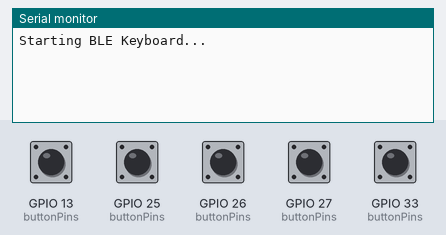
Simulated run of this sketch. Board: ESP32. Parts: the last lines printed to the serial monitor. The test bench sets the inputs (shaded band); at power-on: GPIO 13 (buttonPins), GPIO 25 (buttonPins), GPIO 26 (buttonPins), GPIO 27 (buttonPins), GPIO 33 (buttonPins) HIGH. USB keyboard and mouse output is not drawn.

Above: at 1.2 s.
1.3 s: GPIO 13 (buttonPins) pulled LOW for 0.15 s
At 2.6 s:
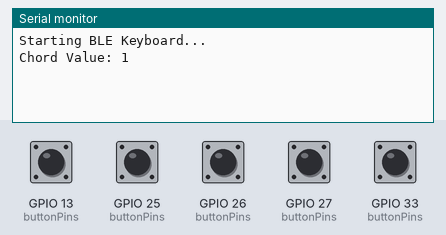
2.9 s: GPIO 25 (buttonPins) pulled LOW for 0.15 s
At 4.1 s:
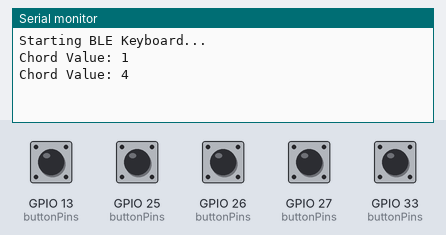
4.5 s: GPIO 26 (buttonPins) pulled LOW for 0.15 s
At 5.6 s:
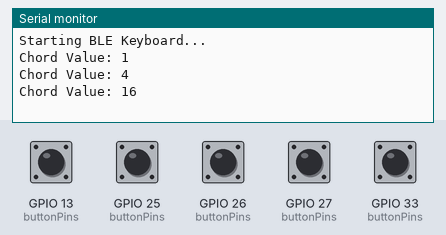
6.1 s: GPIO 27 (buttonPins) pulled LOW for 0.15 s
At 6.7 s:
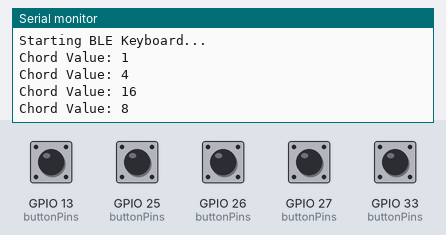
7.7 s: GPIO 33 (buttonPins) pulled LOW for 0.15 s
At 9.0 s:
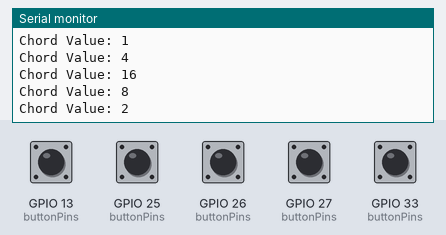
Timing chart, 0 to 10.3 s (numbered marks = the images above; inputs shaded):
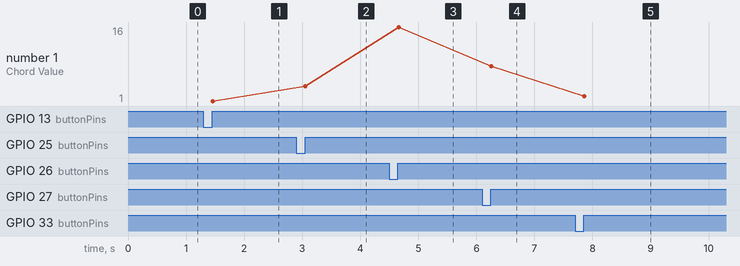

Measured:
- after the input at 1.3 s, the serial monitor: prints a new line after 0.16 s (image 1)
- after the input at 2.9 s, the serial monitor: prints a new line after 0.15 s (image 2)
- after the input at 4.5 s, the serial monitor: prints a new line after 0.16 s (image 3)
- after the input at 6.1 s, the serial monitor: prints a new line after 0.16 s (image 4)
- after the input at 7.7 s, the serial monitor: prints a new line after 0.16 s (image 5)
- plotted number 1: 1 → 4 after the input at 2.9 s, 4 → 16 after the input at 4.5 s, 16 → 8 after the input at 6.1 s, 8 → 2 after the input at 7.7 s

The sketch:

BLE_Keyboard.ino
```cpp
#include <BleKeyboard.h>

// Initialize BLE Keyboard
BleKeyboard bleKeyboard("ESP32 BLE Keyboard", "Maker", 100);

// Pin Definitions
const int BUTTON_1 = 13; // Bit 0
const int BUTTON_2 = 33; // Bit 1
const int BUTTON_3 = 25; // Bit 2
const int BUTTON_4 = 27; // Bit 3
const int BUTTON_5 = 26; // Bit 4 (Space key)

const int buttonPins[5] = {BUTTON_1, BUTTON_2, BUTTON_3, BUTTON_4, BUTTON_5};

/*
Keymap Array (Size 32 for 5-bit combinations)
Index 0 is unused (no buttons pressed)
*/
const uint8_t keyMap[32] = {
      0,            // 0: No press
    'a',            // 1: B1 (0 1 1 1 1)
    'b',            // 2: B2 (1 0 1 1 1)
    'c',            // 3: B1+B2 (0 0 1 1 1)
    'd',            // 4: B3 (1 1 0 1 1)
    'e',            // 5: B1+B3 (0 1 0 1 1)
    'f',            // 6: B2+B3
    'g',            // 7: B1+B2+B3
    'h',            // 8: B4
    'i',            // 9: B1+B4
    'j',            // 10: B2+B4
    'k',            // 11: B1+B2+B4
    'l',            // 12: B3+B4
    'm',            // 13: B1+B3+B4
    'n',            // 14: B2+B3+B4
    'o',            // 15: B1+B2+B3+B4
    ' ',            // 16: B5 ONLY (Space)
    'p',            // 17: B1+B5
    'q',            // 18: B2+B5
    'r',            // 19: B1+B2+B5
    's',            // 20: B3+B5
    't',            // 21: B1+B3+B5
    'u',            // 22: B2+B3+B5
    'v',            // 23: B1+B2+B3+B5
    'w',            // 24: B4+B5
    'x',            // 25: B1+B4+B5
    'y',            // 26: B2+B4+B5
    'z',            // 27: B1+B2+B4+B5
    KEY_BACKSPACE,  // 28: B3+B4+B5
    ',',            // 29: B1+B3+B4+B5
    '.',            // 30: B2+B3+B4+B5
    KEY_RETURN      // 31: PRESS ALL BUTTONS (Enter)
};

uint8_t currentChord = 0;
bool isKeyReleased = true;

void setup() {
    Serial.begin(115200);
    Serial.println("Starting BLE Keyboard...");
    bleKeyboard.begin();

    for (int i = 0; i < 5; i++) {
        pinMode(buttonPins[i], INPUT_PULLUP);
    }
}

void loop() {
    if (bleKeyboard.isConnected()) {
        uint8_t liveState = 0;

        // Read the current state of all 5 buttons
        for (int i = 0; i < 5; i++) {
            // LOW means the button is pressed
            if (digitalRead(buttonPins[i]) == LOW) {
                liveState |= (1 << i); // Set the corresponding bit
            }
        }

        // Accumulate the pressing of multiple buttons
        if (liveState > 0) {
            currentChord |= liveState;
            isKeyReleased = false;
        }
        // Fire the keystroke on release
        else {
            if (!isKeyReleased && currentChord > 0) {
                // All keys have been released, lookup the char in the array
                uint8_t charToSend = keyMap[currentChord];

                if (charToSend != 0) {
                    bleKeyboard.write(charToSend);

                    Serial.print("Chord Value: ");
                    Serial.println(currentChord);
                }

                // Reset state for the next keypress
                currentChord = 0;
                isKeyReleased = true;
                delay(50); // Debounce delay
            }
        }
    }

    delay(10);
}
```
